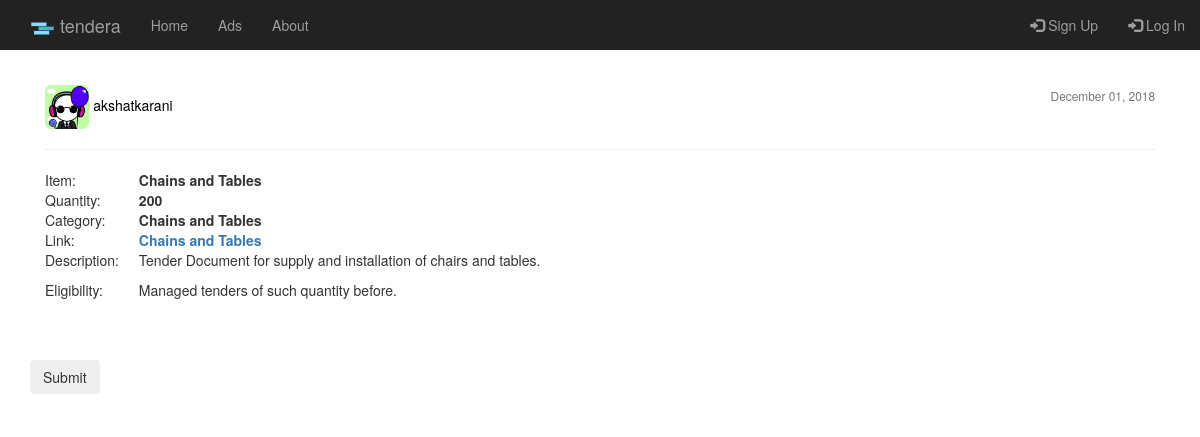
/post/21/, run on the app's committed database.
### post/models.py (models this page shows, shortened)
class Post(models.Model):
	category = models.CharField(max_length=50)
	item = models.CharField(max_length=100)
	quantity = models.IntegerField(default=0)
	document = models.FileField(upload_to='tender_docs/')
	description = models.TextField()
	elegibility = models.TextField(default='Elegibility')
	date_posted = models.DateTimeField(auto_now_add= True)
	author = models.ForeignKey(User, on_delete = models.CASCADE)

### users/models.py (models this page shows, shortened)
class UserProfile(models.Model):
	user = models.OneToOneField(User, on_delete = models.CASCADE)
	image = models.ImageField(default= 'default_pic.jpg', upload_to = 'user_pics')

### post/views.py (the view)
# urls.py: path('<int:pk>/', PaymentView.as_view(), name='payment'),
class PaymentView(DetailView):
	model = Post
	context_object_name = 'post'

### post/templates/post/post_detail.html (shortened to what this page needs)
{% extends "post/base.html" %}
{% load crispy_forms_tags %}
{% block content %}
      <div style="padding: 15px;">
        <img class=" img-rounded article-imag" style="width: 4%; height: 4%" src="{{ post.author.userprofile.image.url }}">
      <a class="mr-2" href="{% url 'user-posts' post.author.username %}" style="color: black">{{ post.author }}</a>
      <div style="float: right;">
      	<small class="text-muted">{{ post.date_posted|date:"F d, Y" }}</small>
  	  </div>
      <hr>
      <table>
        <tr>
          <td>
            Item:
          </td>
          <td class="second-dat">
            <b>{{ post.item }}</b>
          </td>
        </tr>
        <tr>
          <td>
            Quantity:
          </td>
          <td class="second-dat">
            <b>{{ post.quantity }}</b>
          </td>
        </tr>
        <tr>
          <td>
            Category:
          </td>
          <td class="second-dat">
            <b>{{ post.item }}</b>
          </td>
        </tr>
        <tr>
          <td>
            Link:
          </td>
          <td class="second-dat">
            <b><a href="{{ post.document.url }}">{{ post.item }}</a></b>
          </td>
        </tr>
        <tr>
          <td style="vertical-align: top">
            Description:
          </td>
          <td class="second-dat">
               <p class="article-content">{{ post.description }}</p>
          </td>
        </tr>
        <tr>
          <td style="vertical-align: top">
            Eligibility:
          </td>
          <td class="second-dat">
               <p class="article-content">{{ post.elegibility }}</p>
          </td>
        </tr>
      </table>
      </div>
      <br>
    <div class ="content-section">
      <form method="POST" enctype="multipart/form-data">
        <div class="form-group">
          <button class="btn btn-outline-info" type="submit"> Submit</button>
        </div>
      </form>
    </div>
{% endblock content %}

### post/static/post/main.css (style rules this page uses)
.second-dat { padding: 0px 20px; }

### data on the page
Post: author.userprofile.image (picture), author "akshatkarani", date_posted "December 01, 2018", item "Chains and Tables", quantity "200", description "Tender Document for supply and installation of chairs and tables.", elegibility "Managed tenders of such quantity before."
